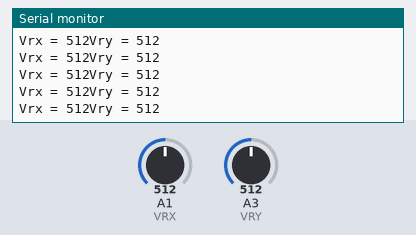
Recording of a sketch running on a simulated Arduino Uno, built with avr-gcc and run on an emulated ATmega328P. Parts: the last lines printed to the serial monitor. Inputs (shaded band) come from the test bench; at power-on: A1 (VRX) = 512, A3 (VRY) = 512.

Above: at 1.2 s.
1.3 s: A1 (VRX) set to 716
At 1.68 s:
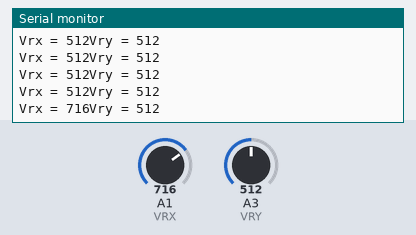
2.8 s: A3 (VRY) set to 716
At 2.94 s:
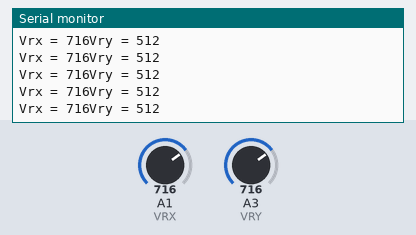
4.3 s: A1 (VRX) set to 900
At 4.44 s:
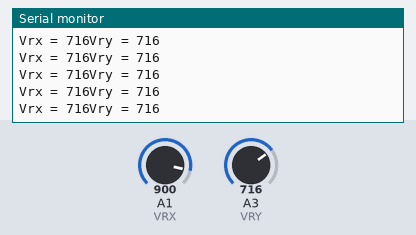
5.8 s: A3 (VRY) set to 900
At 5.95 s:
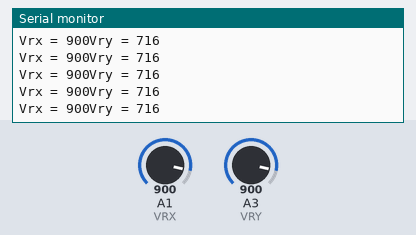
Timing chart, 0 to 8.3 s (numbered marks = the images above; inputs shaded):
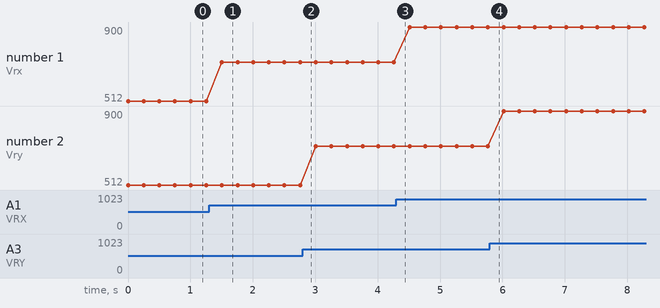

Measured:
- after the input at 1.3 s, the serial monitor: prints a new line after 0.20 s (image 1)
- plotted number 1: 512 → 716 after the input at 1.3 s, 716 → 900 after the input at 4.3 s

The sketch:

Analog_Controller.ino
```cpp
 #define BAUDRATE 115200
 #define VRX A1
 #define VRY A3

 int Vrx,Vry;


void setup() {
  Serial.begin(BAUDRATE);
}

void loop() {
 Vrx = analogRead(VRX);
 Vry = analogRead(VRY);
 Serial.print("Vrx = "); Serial.print(Vrx);
 Serial.print("Vry = "); Serial.println(Vry);
 delay(250);
}
```
